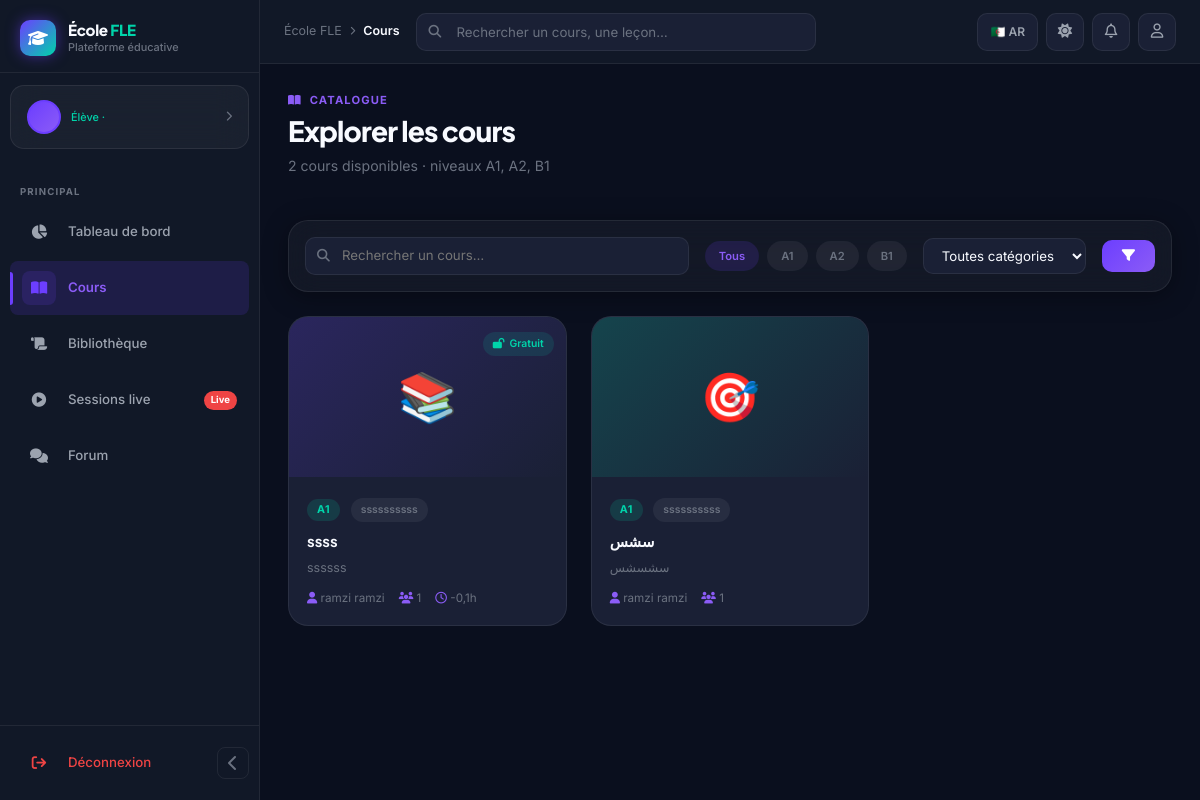
Page /courses/ on the committed database.
### apps/courses/models.py (models this page shows, shortened)
class Course(models.Model):
    class Level(models.TextChoices):
        A1 = 'A1', 'A1 - Débutant'
        A2 = 'A2', 'A2 - Élémentaire'
        B1 = 'B1', 'B1 - Intermédiaire'
    class Status(models.TextChoices):
        DRAFT = 'draft', _('Brouillon')
        PUBLISHED = 'published', _('Publié')
        ARCHIVED = 'archived', _('Archivé')
    title = models.CharField(max_length=300, verbose_name=_('Titre'))
    slug = models.SlugField(unique=True)
    description = models.TextField(verbose_name=_('Description'))
    thumbnail = models.ImageField(upload_to='course_thumbnails/', null=True, blank=True)
    level = models.CharField(max_length=5, choices=Level.choices, default=Level.A1)
    category = models.ForeignKey(Category, on_delete=models.SET_NULL, null=True, blank=True)
    teacher = models.ForeignKey(
        settings.AUTH_USER_MODEL,
        on_delete=models.CASCADE,
        related_name='courses_taught',
        limit_choices_to={'role': 'teacher'},
    )
    status = models.CharField(max_length=20, choices=Status.choices, default=Status.DRAFT)
    is_published = models.BooleanField(default=False)
    is_free = models.BooleanField(default=True)
    duration_hours = models.DecimalField(max_digits=4, decimal_places=1, null=True, blank=True)
    prerequisites = models.ManyToManyField('self', symmetrical=False, blank=True)
    created_at = models.DateTimeField(auto_now_add=True)
    updated_at = models.DateTimeField(auto_now=True)
    class Meta:
        ordering = ['-created_at']
        verbose_name = _('Cours')
        verbose_name_plural = _('Cours')
    def get_absolute_url(self):
        return reverse('courses:detail', kwargs={'slug': self.slug})

class Category(models.Model):
    name = models.CharField(max_length=100, verbose_name=_('Nom'))
    slug = models.SlugField(unique=True)
    description = models.TextField(blank=True)
    icon = models.CharField(max_length=50, blank=True, help_text='Bootstrap icon class')
    order = models.PositiveSmallIntegerField(default=0)
    class Meta:
        ordering = ['order']
        verbose_name = _('Catégorie')
        verbose_name_plural = _('Catégories')

### apps/accounts/models.py (models this page shows, shortened)
class User(AbstractUser):
    class Role(models.TextChoices):
        ADMIN = 'admin', _('Administrateur')
        TEACHER = 'teacher', _('Enseignant')
        STUDENT = 'student', _('Élève')
        GUEST = 'guest', _('Visiteur')
    class Level(models.TextChoices):
        A1 = 'A1', 'A1 - Débutant'
        A2 = 'A2', 'A2 - Élémentaire'
        B1 = 'B1', 'B1 - Intermédiaire'
    role = models.CharField(
        max_length=20,
        choices=Role.choices,
        default=Role.STUDENT,
        verbose_name=_('Rôle'),
    )
    bio = models.TextField(blank=True, verbose_name=_('Biographie'))
    avatar = models.ImageField(
        upload_to='avatars/',
        null=True,
        blank=True,
        verbose_name=_('Avatar'),
    )
    level = models.CharField(
        max_length=5,
        choices=Level.choices,
        default=Level.A1,
        blank=True,
        verbose_name=_('Niveau'),
    )
    phone = models.CharField(max_length=20, blank=True, verbose_name=_('Téléphone'))
    date_of_birth = models.DateField(null=True, blank=True, verbose_name=_('Date de naissance'))
    preferred_language = models.CharField(
        max_length=5,
        choices=[('fr', 'Français'), ('ar', 'العربية')],
        default='fr',
        verbose_name=_('Langue préférée'),
    )
    is_email_verified = models.BooleanField(default=False)
    created_at = models.DateTimeField(auto_now_add=True)
    updated_at = models.DateTimeField(auto_now=True)
    specialization = models.CharField(max_length=200, blank=True, verbose_name=_('Spécialisation'))
    years_experience = models.PositiveSmallIntegerField(null=True, blank=True)
    class Meta:
        verbose_name = _('Utilisateur')
        verbose_name_plural = _('Utilisateurs')
        ordering = ['-date_joined']

### apps/courses/views.py (the view)
# urls.py: path('', views.course_list_view, name='list'),
def course_list_view(request):
    courses = Course.objects.filter(is_published=True).select_related('teacher', 'category')
    level_filter = request.GET.get('level', '')
    category_filter = request.GET.get('category', '')
    search_q = request.GET.get('q', '')
    if level_filter:
        courses = courses.filter(level=level_filter)
    if category_filter:
        courses = courses.filter(category__slug=category_filter)
    if search_q:
        courses = courses.filter(
            Q(title__icontains=search_q) | Q(description__icontains=search_q)
        )
    courses = courses.annotate(student_count=Count('enrollments'))
    categories = Category.objects.all()
    return render(request, 'courses/list.html', {
        'courses': courses,
        'categories': categories,
        'level_choices': Course.Level.choices,
        'current_level': level_filter,
        'current_category': category_filter,
        'search_q': search_q,
    })

### templates/courses/list.html (shortened to what this page needs)
{% extends 'base_dashboard.html' %}
{% block breadcrumb %}Cours{% endblock %}
{% block nav_courses %}active{% endblock %}
{% block content %}
<div class="page-header animate-in">
  <div class="d-flex align-items-start justify-content-between flex-wrap gap-3">
    <div>
      <div class="page-eyebrow"><i class="fa-solid fa-book-open me-2"></i>Catalogue</div>
      <h1 class="page-title">Explorer les cours</h1>
      <p class="page-subtitle">{{ courses.count }} cours disponible{{ courses.count|pluralize }} · niveaux A1, A2, B1</p>
    </div>
  </div>
</div>
<div class="glass-card p-3 mb-4 animate-in">
  <form method="get" class="d-flex align-items-center gap-3 flex-wrap">
    <div style="position:relative;flex:1;min-width:200px;">
      <i class="fa-solid fa-magnifying-glass" style="position:absolute;left:12px;top:50%;transform:translateY(-50%);color:var(--text-muted);font-size:.8rem;"></i>
      <input name="q" value="{{ search_q }}" placeholder="Rechercher un cours…" style="background:var(--bg-card);border:1px solid var(--border);color:var(--text-primary);border-radius:10px;padding:8px 14px 8px 36px;font-size:.83rem;width:100%;">
    </div>
    <div class="d-flex gap-2 flex-wrap">
      <a href="{% url 'courses:list' %}" class="pill {% if not current_level %}pill-violet{% else %}pill-muted{% endif %}" style="cursor:pointer;text-decoration:none;padding:7px 14px;">Tous</a>
      {% for val, label in level_choices %}
      <a href="?level={{ val }}{% if search_q %}&q={{ search_q }}{% endif %}" class="pill {% if current_level == val %}level-{{ val|lower }} {% else %}pill-muted{% endif %}" style="cursor:pointer;text-decoration:none;padding:7px 14px;">{{ val }}</a>
      {% endfor %}
    </div>
    <select name="category" style="background:var(--bg-card);border:1px solid var(--border);color:var(--text-primary);border-radius:10px;padding:8px 14px;font-size:.83rem;">
      <option value="">Toutes catégories</option>
    </select>
    <button type="submit" class="btn-primary-gradient" style="padding:9px 20px;font-size:.83rem;"><i class="fa-solid fa-filter"></i></button>
  </form>
</div>
<div class="row g-4">
  {% for course in courses %}
  <div class="col-md-6 col-xl-4 animate-in" style="animation-delay:{{ forloop.counter0|add:1 }}00ms;">
    <a href="{{ course.get_absolute_url }}" class="course-card">
      <div class="course-card-thumb">
        {% if course.thumbnail %}
        <img src="{{ course.thumbnail.url }}" alt="{{ course.title }}">
        {% else %}
        <div class="course-card-thumb-placeholder" style="background:linear-gradient(135deg,{% cycle 'rgba(108,62,255,.2)' 'rgba(0,212,170,.2)' 'rgba(255,107,53,.2)' %},var(--bg-card));">
          {% cycle '📚' '🎯' '✍️' '🌟' '🗣️' '📝' %}
        </div>
        {% endif %}
        {% if course.is_free %}<div style="position:absolute;top:12px;right:12px;"><span class="pill pill-mint" style="font-size:.65rem;"><i class="fa-solid fa-lock-open"></i> Gratuit</span></div>{% endif %}
      </div>
      <div class="course-card-body">
        <span class="course-level-badge level-{{ course.level|lower }}">{{ course.level }}</span>
        {% if course.category %}<span class="pill pill-muted" style="font-size:.65rem;margin-left:6px;">{{ course.category.name }}</span>{% endif %}
        <div class="course-card-title">{{ course.title }}</div>
        <p style="font-size:.78rem;color:var(--text-muted);margin-bottom:12px;line-height:1.5;">{{ course.description|truncatewords:18 }}</p>
        <div class="course-card-meta">
          <span><i class="fa-solid fa-user"></i> {{ course.teacher.get_full_name|default:course.teacher.username }}</span>
          <span><i class="fa-solid fa-users"></i> {{ course.student_count }}</span>
          {% if course.duration_hours %}<span><i class="fa-regular fa-clock"></i> {{ course.duration_hours }}h</span>{% endif %}
        </div>
      </div>
    </a>
  </div>
  {% endfor %}
</div>
{% endblock %}

### templates/base_dashboard.html (style rules this page uses)
:root { --bg-base: #0A0F1E; --bg-surface: #111827; --bg-card: #1A2035; --bg-card-hover:#1E2847; --border: rgba(255,255,255,.07); --border-glow: rgba(108,62,255,.4); --violet: #6C3EFF; --violet-light: #8B5CF6; --violet-dim: rgba(108,62,255,.15); --mint: #00D4AA; --mint-dim: rgba(0,212,170,.12); --orange: #FF6B35; --orange-dim: rgba(255,107,53,.12); --gold: #F59E0B; --red: #EF4444; --blue: #3B82F6; --text-primary: #F8FAFF; --text-secondary: #9CA3AF; --text-muted: #6B7280; --sidebar-w: 260px; --sidebar-w-collapsed: 72px; --topbar-h: 64px; --radius-sm: 8px; --radius-md: 14px; --radius-lg: 20px; --radius-xl: 28px; --glass-bg: rgba(255,255,255,.04); --glass-border: rgba(255,255,255,.08); --glass-blur: blur(16px); --shadow-card: 0 4px 24px rgba(0,0,0,.35); --shadow-glow: 0 0 30px rgba(108,62,255,.25); --transition: .22s cubic-bezier(.4,0,.2,1); --font-display: 'Plus Jakarta Sans', sans-serif; --font-body: 'Inter', sans-serif; --font-mono: 'JetBrains Mono', monospace; --font-arabic: 'Amiri', serif; }
*, *::before, *::after { box-sizing: border-box; margin: 0; padding: 0; }
html { scroll-behavior: smooth; }
body { font-family: var(--font-body); background: var(--bg-base); color: var(--text-primary); min-height: 100vh; overflow-x: hidden; transition: background var(--transition), color var(--transition); }
.page-header { margin-bottom: 28px; }
.page-eyebrow { font-size: .7rem; font-weight: 700; letter-spacing: .1em; text-transform: uppercase; color: var(--violet-light); margin-bottom: 6px; }
.page-title { font-family: var(--font-display); font-size: 1.75rem; font-weight: 800; letter-spacing: -.03em; color: var(--text-primary); line-height: 1.15; }
.page-subtitle { color: var(--text-muted); font-size: .88rem; margin-top: 6px; }
.glass-card { background: var(--glass-bg); border: 1px solid var(--glass-border); border-radius: var(--radius-lg); backdrop-filter: var(--glass-blur); box-shadow: var(--shadow-card); transition: border-color var(--transition), box-shadow var(--transition), transform var(--transition); }
.course-card { background: var(--bg-card); border: 1px solid var(--border); border-radius: var(--radius-lg); overflow: hidden; transition: all var(--transition); cursor: pointer; text-decoration: none; display: block; color: inherit; }
.course-card-thumb { height: 160px; position: relative; overflow: hidden; }
.course-card-thumb-placeholder { width: 100%; height: 100%; display: flex; align-items: center; justify-content: center; font-size: 3rem; }
.course-card-body { padding: 18px; }
.course-level-badge { display: inline-flex; align-items: center; padding: 3px 10px; border-radius: 99px; font-size: .67rem; font-weight: 700; letter-spacing: .05em; text-transform: uppercase; margin-bottom: 10px; }
.level-a1 { background: rgba(0,212,170,.15); color: var(--mint); }
.course-card-title { font-family: var(--font-display); font-weight: 700; font-size: .93rem; color: var(--text-primary); margin-bottom: 8px; line-height: 1.35; }
.course-card-meta { display: flex; align-items: center; gap: 14px; font-size: .73rem; color: var(--text-muted); }
.course-card-meta i { color: var(--violet-light); }
.pill { display: inline-flex; align-items: center; gap: 5px; padding: 4px 10px; border-radius: 99px; font-size: .7rem; font-weight: 600; }
.pill-violet { background: var(--violet-dim); color: var(--violet-light); }
.pill-mint { background: var(--mint-dim); color: var(--mint); }
.pill-muted { background: rgba(255,255,255,.06); color: var(--text-muted); }
.btn-primary-gradient { background: linear-gradient(135deg, var(--violet), var(--violet-light)); color: #fff; border: none; padding: 10px 22px; border-radius: 10px; font-weight: 600; font-size: .85rem; cursor: pointer; transition: all var(--transition); display: inline-flex; align-items: center; gap: 8px; text-decoration: none; }
.animate-in { animation: fadeInUp .35s ease both; }

### rows in the picture
Course: is_free True (drawn), level "A1", category.name "ssssssssss", title "ssss", description "ssssss", teacher.get_full_name "ramzi ramzi", student_count "1", duration_hours "-0,1"
Course: level "A1", category.name "ssssssssss", title "سشس", description "سشسشس", teacher.get_full_name "ramzi ramzi", student_count "1"

### other values in the picture
{{ courses.count }} "2"
{{ val }} "A1" "A2" "B1"
